Frame 1 (no input): blank canvas, image omitted
Frame 60 (the mouse pressed at the canvas centre just before this capture): blank canvas, image omitted
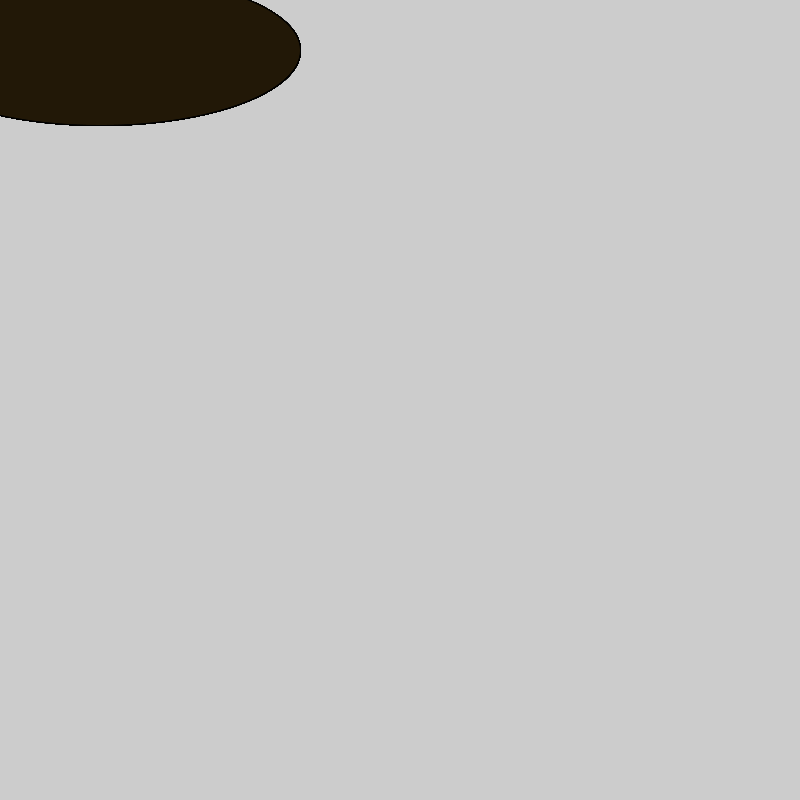
Frame 120 (the mouse held since frame 60 and released just before this capture)

The Processing sketch whose frames 1 and 60 were blank and that drew this single picture after the mouse press (run headless with seeded random() and noise(); from frame 60 on, the mouse is pressed at the canvas centre):

// Processing sketch: logical_dot
// ── logical_dot.pde
void setup(){
  size(800,800);
}
void draw(){
  fill(254,253,0);
  
  if(mousePressed){fill(34,24,7);}
  ellipse(100,50,mouseX,150);
}
